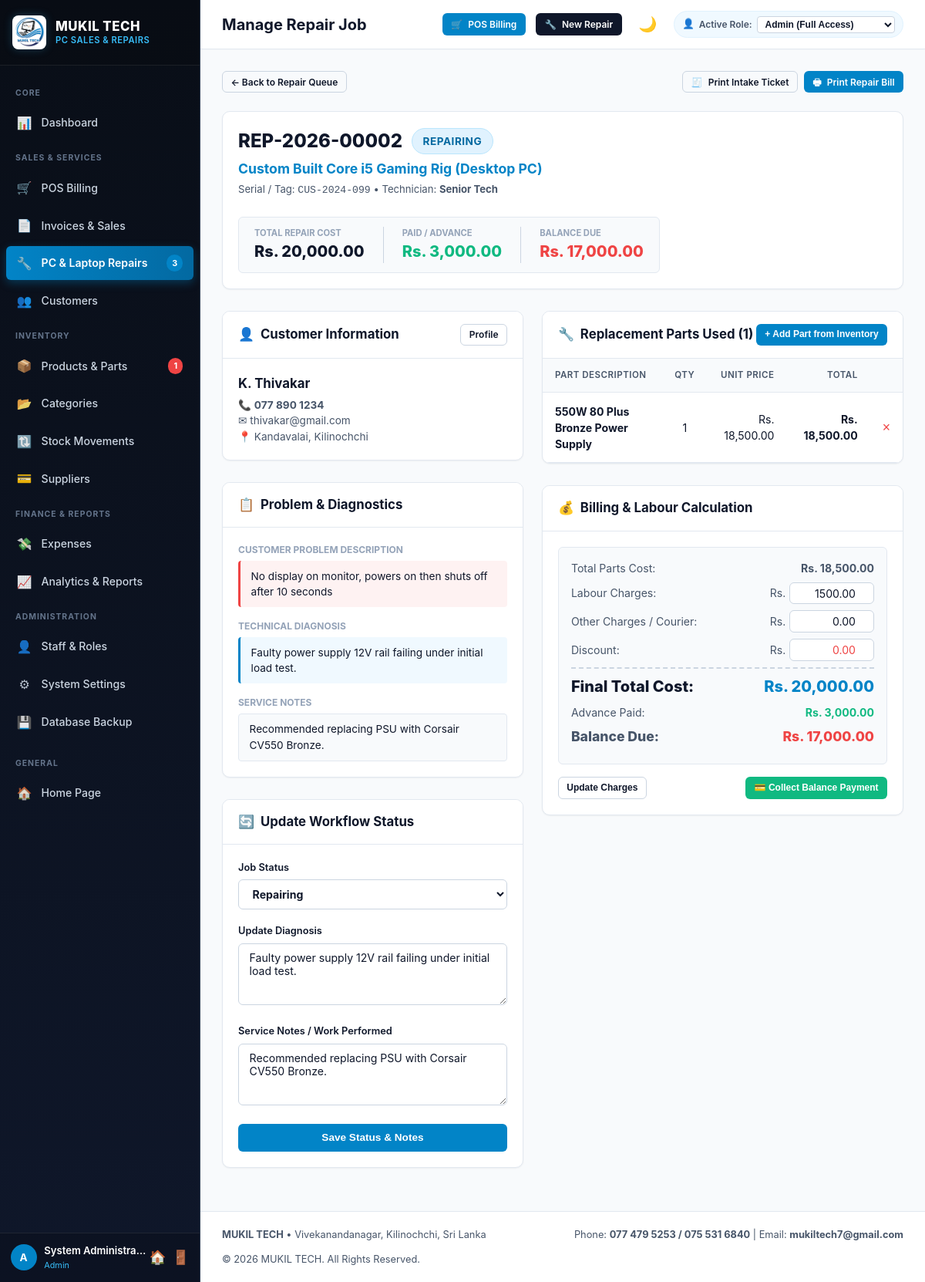
The page /repairs/view.php?id=2 (signed in) on the database its author committed.
### tables this page shows
CREATE TABLE `repairs` (
  `repair_id` INT AUTO_INCREMENT PRIMARY KEY,
  `repair_code` VARCHAR(50) NOT NULL UNIQUE,
  `customer_id` INT NOT NULL,
  `user_id` INT,
  `device_type` VARCHAR(50) NOT NULL,  
  `brand` VARCHAR(50) NOT NULL,
  `model` VARCHAR(60),
  `serial_number` VARCHAR(100),
  `problem_description` TEXT NOT NULL,
  `diagnosis` TEXT,
  `repair_notes` TEXT,
  `technician` VARCHAR(100),
  `received_date` DATE NOT NULL,
  `expected_date` DATE,
  `completed_date` DATE,
  `labour_cost` DECIMAL(10,2) NOT NULL DEFAULT 0.00,
  `parts_cost` DECIMAL(10,2) NOT NULL DEFAULT 0.00,
  `other_charges` DECIMAL(10,2) NOT NULL DEFAULT 0.00,
  `discount` DECIMAL(10,2) NOT NULL DEFAULT 0.00,
  `estimated_cost` DECIMAL(10,2) NOT NULL DEFAULT 0.00,
  `final_cost` DECIMAL(10,2) NOT NULL DEFAULT 0.00,
  `advance_payment` DECIMAL(10,2) NOT NULL DEFAULT 0.00,
  `balance` DECIMAL(10,2) NOT NULL DEFAULT 0.00,
  `status` ENUM('Received', 'Diagnosing', 'Waiting for Parts', 'Repairing', 'Ready', 'Delivered', 'Cancelled') NOT NULL DEFAULT 'Received',
  `created_at` TIMESTAMP DEFAULT CURRENT_TIMESTAMP,
  `updated_at` TIMESTAMP DEFAULT CURRENT_TIMESTAMP ON UPDATE CURRENT_TIMESTAMP,
  INDEX `idx_rep_code` (`repair_code`),
  INDEX `idx_rep_cust` (`customer_id`),
  FOREIGN KEY (`customer_id`) REFERENCES `customers`(`customer_id`) ON DELETE CASCADE,
  FOREIGN KEY (`user_id`) REFERENCES `users`(`user_id`) ON DELETE SET NULL
);

CREATE TABLE `settings` (
  `setting_id` INT AUTO_INCREMENT PRIMARY KEY,
  `setting_key` VARCHAR(60) NOT NULL UNIQUE,
  `setting_value` TEXT,
  `created_at` TIMESTAMP DEFAULT CURRENT_TIMESTAMP,
  `updated_at` TIMESTAMP DEFAULT CURRENT_TIMESTAMP ON UPDATE CURRENT_TIMESTAMP
);

CREATE TABLE `customers` (
  `customer_id` INT AUTO_INCREMENT PRIMARY KEY,
  `customer_name` VARCHAR(100) NOT NULL,
  `phone` VARCHAR(30) NOT NULL,
  `email` VARCHAR(100),
  `address` TEXT,
  `created_at` TIMESTAMP DEFAULT CURRENT_TIMESTAMP
);

CREATE TABLE `repair_parts` (
  `id` INT AUTO_INCREMENT PRIMARY KEY,
  `repair_id` INT NOT NULL,
  `product_id` INT,
  `part_name` VARCHAR(150) NOT NULL,
  `quantity` INT NOT NULL DEFAULT 1,
  `unit_price` DECIMAL(10,2) NOT NULL DEFAULT 0.00,
  `total` DECIMAL(10,2) NOT NULL DEFAULT 0.00,
  `created_at` TIMESTAMP DEFAULT CURRENT_TIMESTAMP,
  FOREIGN KEY (`repair_id`) REFERENCES `repairs`(`repair_id`) ON DELETE CASCADE,
  FOREIGN KEY (`product_id`) REFERENCES `products`(`product_id`) ON DELETE SET NULL
);

### repairs/view.php (the view, shortened to what the rows shown need)
<?php
require_once __DIR__ . '/../includes/header.php';
$db = getDB();
$id = (int)($_GET['id'] ?? 0);
$stmt = $db->prepare("SELECT r.*, c.customer_name, c.phone as customer_phone, c.email as customer_email, c.address as customer_address
                      FROM repairs r
                      LEFT JOIN customers c ON r.customer_id = c.customer_id
                      WHERE r.repair_id = ?");
$stmt->execute([$id]);
$repair = $stmt->fetch();
$stmt = $db->prepare("SELECT * FROM repair_parts WHERE repair_id = ? ORDER BY id ASC");
$stmt->execute([$id]);
$partsUsed = $stmt->fetchAll();
?>
<div class="card">
    <div class="card-body" style="display:flex;justify-content:space-between;align-items:flex-start;flex-wrap:wrap;gap:1.5rem;">
        <div>
            <div style="display:flex;align-items:center;gap:0.75rem;">
                <h2 style="font-size:1.5rem;font-weight:800;color:var(--navy-main);"><?= e($repair['repair_code']) ?></h2>
                <span class="badge badge-status-<?= str_replace(' ', '', $repair['status']) ?>" style="font-size:0.85rem;padding:0.35rem 0.85rem;">
                    <?= e($repair['status']) ?>
                </span>
            </div>
            <div style="font-size:1.1rem;font-weight:700;color:var(--blue-primary);margin-top:0.3rem;">
                <?= e($repair['brand']) ?> <?= e($repair['model']) ?> (<?= e($repair['device_type']) ?>)
            </div>
            <div style="font-size:0.82rem;color:var(--text-secondary);margin-top:0.25rem;">
                Serial / Tag: <code><?= e($repair['serial_number'] ?: 'N/A') ?></code> &bull;
                Technician: <strong><?= e($repair['technician'] ?: 'Senior Tech') ?></strong>
            </div>
        </div>
        <div style="display:flex;gap:1.5rem;background:var(--bg-main);padding:0.75rem 1.25rem;border-radius:var(--radius-sm);border:1px solid var(--border-light);">
            <div>
                <div style="font-size:0.7rem;text-transform:uppercase;color:var(--text-muted);font-weight:700;">Total Repair Cost</div>
                <div style="font-size:1.25rem;font-weight:800;color:var(--text-primary);"><?= formatCurrency($repair['final_cost']) ?></div>
            </div>
            <div style="border-left:1px solid var(--border-medium);padding-left:1.5rem;">
                <div style="font-size:0.7rem;text-transform:uppercase;color:var(--text-muted);font-weight:700;">Paid / Advance</div>
                <div style="font-size:1.25rem;font-weight:800;color:var(--success);"><?= formatCurrency($repair['advance_payment']) ?></div>
            </div>
            <div style="border-left:1px solid var(--border-medium);padding-left:1.5rem;">
                <div style="font-size:0.7rem;text-transform:uppercase;color:var(--text-muted);font-weight:700;">Balance Due</div>
                <div style="font-size:1.25rem;font-weight:800;color:<?= $repair['balance'] > 0 ? 'var(--danger)' : 'var(--success)' ?>;">
                    <?= formatCurrency($repair['balance']) ?>
                </div>
            </div>
        </div>
    </div>
</div>
<div style="display:grid;grid-template-columns:1fr 1.2fr;gap:1.5rem;align-items:start;">
    <div>
        <div class="card">
            <div class="card-body">
                <div style="font-size:1.05rem;font-weight:700;color:var(--navy-main);"><?= e($repair['customer_name']) ?></div>
                <div style="margin-top:0.3rem;font-size:0.85rem;color:var(--text-secondary);">
                    <div>&#128222; <strong><?= e($repair['customer_phone']) ?></strong></div>
                    <?php if ($repair['customer_email']): ?><div>&#9993; <?= e($repair['customer_email']) ?></div><?php endif; ?>
                    <div>&#128205; <?= e($repair['customer_address'] ?: 'Kilinochchi') ?></div>
                </div>
            </div>
        </div>
        <div class="card">
            <div class="card-body">
                <div style="margin-bottom:1rem;">
                    <div style="font-size:0.75rem;font-weight:700;text-transform:uppercase;color:var(--text-muted);">Customer Problem Description</div>
                    <div style="background:var(--danger-bg);border-left:3px solid var(--danger);padding:0.6rem 0.85rem;border-radius:4px;font-size:0.85rem;margin-top:0.3rem;color:var(--text-primary);">
                        <?= nl2br(e($repair['problem_description'])) ?>
                    </div>
                </div>
                <div>
                    <div style="font-size:0.75rem;font-weight:700;text-transform:uppercase;color:var(--text-muted);">Technical Diagnosis</div>
                    <div style="background:var(--info-bg);border-left:3px solid var(--blue-primary);padding:0.6rem 0.85rem;border-radius:4px;font-size:0.85rem;margin-top:0.3rem;color:var(--text-primary);">
                        <?= $repair['diagnosis'] ? nl2br(e($repair['diagnosis'])) : 'Diagnosis in progress.' ?>
                    </div>
                </div>
                <?php if ($repair['repair_notes']): ?>
                    <div style="margin-top:1rem;">
                        <div style="font-size:0.75rem;font-weight:700;text-transform:uppercase;color:var(--text-muted);">Service Notes</div>
                        <div style="background:var(--bg-main);padding:0.6rem 0.85rem;border-radius:4px;font-size:0.85rem;margin-top:0.3rem;border:1px solid var(--border-light);color:var(--text-primary);">
                            <?= nl2br(e($repair['repair_notes'])) ?>
                        </div>
                    </div>
                <?php endif; ?>
            </div>
        </div>
        <div class="card">
            <div class="card-body">
                <form method="POST">
                    <div class="form-group">
                        <label class="form-label" for="status">Job Status</label>
                        <select name="status" id="status" class="form-control" style="font-weight:700;color:var(--navy-main);">
                            <?php
                            $options = ['Received', 'Diagnosing', 'Waiting for Parts', 'Repairing', 'Ready', 'Delivered', 'Cancelled'];
                            foreach ($options as $opt): ?>
                                <option value="<?= $opt ?>" <?= $repair['status'] === $opt ? 'selected' : '' ?>>
                                    <?= $opt ?>
                                </option>
                            <?php endforeach; ?>
                        </select>
                    </div>
                    <div class="form-group">
                        <label class="form-label" for="diagnosis_up">Update Diagnosis</label>
                        <textarea name="diagnosis" id="diagnosis_up" class="form-control" rows="2" placeholder="Technical diagnostic findings"><?= e($repair['diagnosis']) ?></textarea>
                    </div>
                    <div class="form-group">
                        <label class="form-label" for="repair_notes">Service Notes / Work Performed</label>
                        <textarea name="repair_notes" id="repair_notes" class="form-control" rows="2" placeholder="e.g. Replaced display panel, applied thermal paste, tested 2 hours burn-in ok."><?= e($repair['repair_notes']) ?></textarea>
                    </div>
                </form>
            </div>
        </div>
    </div>
    <div>
        <div class="card">
            <div class="table-responsive">
                <table class="table">
                    <thead>
                        <tr>
                            <th>Part Description</th>
                            <th style="text-align:center;">Qty</th>
                            <th style="text-align:right;">Unit Price</th>
                            <th style="text-align:right;">Total</th>
                            <th style="width:40px;"></th>
                        </tr>
                    </thead>
                    <tbody>
                        <?php if (empty($partsUsed)): ?>
                            <tr><td colspan="5" style="text-align:center;padding:1.5rem;color:var(--text-muted);">No replacement parts added to this job yet.</td></tr>
                        <?php else: ?>
                            <?php foreach ($partsUsed as $pt): ?>
                                <tr>
                                    <td>
                                        <strong><?= e($pt['part_name']) ?></strong>
                                    </td>
                                    <td style="text-align:center;"><?= $pt['quantity'] ?></td>
                                    <td style="text-align:right;"><?= formatCurrency($pt['unit_price']) ?></td>
                                    <td style="text-align:right;font-weight:700;"><?= formatCurrency($pt['total']) ?></td>
                                    <td>
                                        <form method="POST" style="display:inline;" onsubmit="return confirm('Remove this part and return stock to inventory?');">
                                            <button type="submit" style="background:none;border:none;color:var(--danger);cursor:pointer;font-size:1.1rem;" title="Remove part">&times;</button>
                                        </form>
                                    </td>
                                </tr>
                            <?php endforeach; ?>
                        <?php endif; ?>
                    </tbody>
                </table>
            </div>
        </div>
        <div class="card">
            <div class="card-body">
                <form method="POST">
                    <div style="background:var(--bg-main);padding:1rem;border-radius:var(--radius-sm);border:1px solid var(--border-light);margin-bottom:1rem;">
                        <div class="summary-line">
                            <span>Total Parts Cost:</span>
                            <strong><?= formatCurrency($repair['parts_cost']) ?></strong>
                        </div>
                        <div class="summary-line" style="align-items:center;margin-top:0.5rem;">
                            <div style="display:flex;align-items:center;gap:0.3rem;">
                                <span>Rs.</span>
                                <input type="number" step="0.01" name="labour_cost" class="form-control" style="width:110px;text-align:right;padding:0.3rem 0.5rem;" value="<?= e($repair['labour_cost']) ?>" required>
                            </div>
                        </div>
                        <div class="summary-line" style="align-items:center;margin-top:0.5rem;">
                            <div style="display:flex;align-items:center;gap:0.3rem;">
                                <span>Rs.</span>
                                <input type="number" step="0.01" name="other_charges" class="form-control" style="width:110px;text-align:right;padding:0.3rem 0.5rem;" value="<?= e($repair['other_charges']) ?>">
                            </div>
                        </div>
                        <div class="summary-line" style="align-items:center;margin-top:0.5rem;">
                            <div style="display:flex;align-items:center;gap:0.3rem;">
                                <span>Rs.</span>
                                <input type="number" step="0.01" name="discount" class="form-control" style="width:110px;text-align:right;padding:0.3rem 0.5rem;color:var(--danger);" value="<?= e($repair['discount']) ?>">
                            </div>
                        </div>
                        <div class="summary-line summary-total">
                            <span>Final Total Cost:</span>
                            <span style="color:var(--blue-primary);"><?= formatCurrency($repair['final_cost']) ?></span>
                        </div>
                        <div class="summary-line" style="margin-top:0.5rem;">
                            <span>Advance Paid:</span>
                            <span style="color:var(--success);font-weight:700;"><?= formatCurrency($repair['advance_payment']) ?></span>
                        </div>
                        <div class="summary-line" style="margin-top:0.5rem;font-size:1.1rem;font-weight:800;">
                            <span>Balance Due:</span>
                            <span style="color:<?= $repair['balance'] > 0 ? 'var(--danger)' : 'var(--success)' ?>;">
                                <?= formatCurrency($repair['balance']) ?>
                            </span>
                        </div>
                    </div>
                </form>
            </div>
        </div>
    </div>
</div>
<?php require_once __DIR__ . '/../includes/footer.php'; ?>

### includes/footer.php (shortened to what the rows shown need)
<?php
$businessName = getSetting('business_name', 'MUKIL TECH');
$address = getSetting('address', 'Vivekanandanagar, Kilinochchi, Sri Lanka');
$phone = getSetting('phone', '077 479 5253 / 075 531 6840');
$email = getSetting('email', 'mukiltech7@gmail.com');
?>
    </main>
        <footer class="no-print" style="margin-top:auto;padding:1.25rem 1.75rem;border-top:1px solid var(--border-light);background:var(--bg-card);display:flex;justify-content:space-between;align-items:center;font-size:0.8rem;color:var(--text-secondary);flex-wrap:wrap;gap:0.75rem;">
            <div>
                <strong><?= e($businessName) ?></strong> &bull; <?= e($address) ?>
            </div>
            <div>
                Phone: <strong><?= e($phone) ?></strong> | Email: <strong><?= e($email) ?></strong>
            </div>
            <div>
                &copy; <?= date('Y') ?> MUKIL TECH. All Rights Reserved.
            </div>
        </footer>
    </div>
</div>
</body>
</html>

### rows shown on the page
repairs: repair_code "REP-2026-00002", status "REPAIRING", brand "Custom Built", model "Core i5 Gaming Rig", device_type "Desktop PC", serial_number "CUS-2024-099", technician "Senior Tech", final_cost.setting_value "Rs. 20,000.00", advance_payment "Rs. 3,000.00", balance "Rs. 17,000.00", customer.customer_name "K. Thivakar", customer.phone "077 890 1234", customer.email "thivakar@gmail.com", customer.address "Kandavalai, Kilinochchi", problem_description "No display on monitor, powers on then shuts off after 10 seconds", diagnosis "Faulty power supply 12V rail failing under initial load test.", repair_notes "Recommended replacing PSU with Corsair CV550 Bronze.", status "Repairing", parts_cost "Rs. 18,500.00", labour_cost "1500.00", other_charges "0.00", discount "0.00", final_cost "Rs. 20,000.00"
repair_parts: part_name "550W 80 Plus Bronze Power Supply", quantity "1", unit_price "Rs. 18,500.00", total "Rs. 18,500.00"
settings: setting_value "Vivekanandanagar, Kilinochchi, Sri Lanka"
settings: setting_value "077 479 5253 / 075 531 6840"
settings: setting_value "mukiltech7@gmail.com"

### other values the page prints
$pendingRepairsCount "3"
$lowStockCount "1"
substr($currentUser['username'] ?? 'U', 0, 1) "A"
$currentUser['full_name'] "System Administrator"
$currentUser['role'] "Admin"
$pageTitle "Manage Repair Job"
count($partsUsed) "1"
$businessName "MUKIL TECH"
